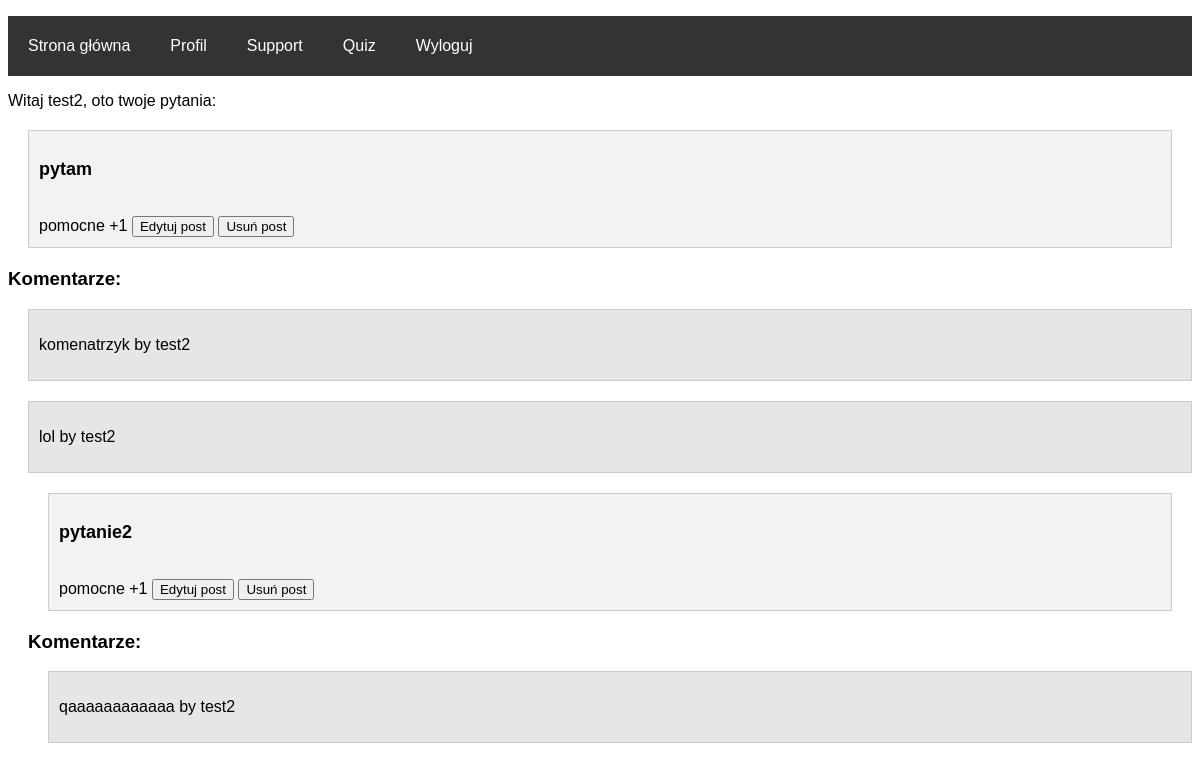
/account/questions/ (signed in), run on an earlier commit of the app's database.
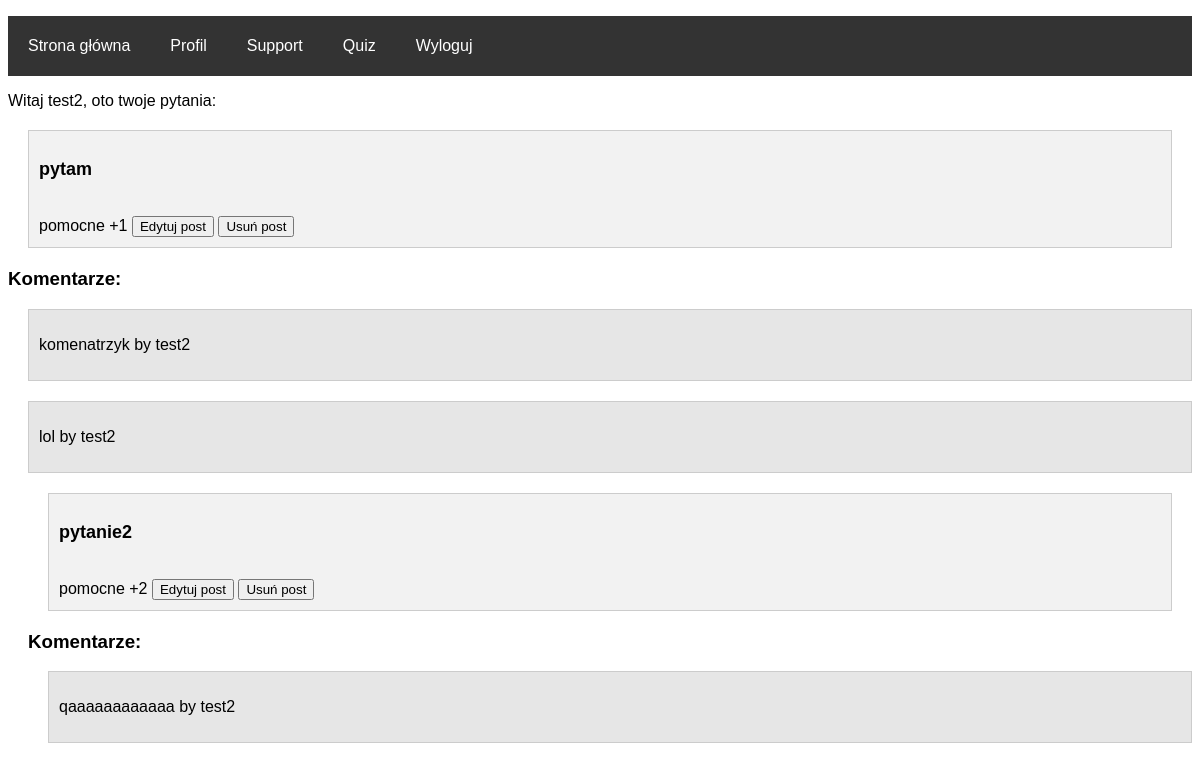
And on a later commit of the database.
### bool/models.py (models this page shows)
class Post(models.Model):
    question = models.TextField(max_length=200)
    answer = models.TextField(max_length=200)
    likes = models.ManyToManyField(Profile, related_name='likes')
    profile = models.ForeignKey(Profile, on_delete=models.CASCADE)
    created = models.DateTimeField(auto_now=True)
    image = models.ImageField(upload_to='images')
    saved = models.ManyToManyField(Profile, related_name="saved_post")

### bool/views.py (the view)
# urls.py: path('account/questions/', views.Questions.as_view()),
class Questions(View):
    def get(self, request):
        user_id = request.session.get('_auth_user_id')
        profile = Profile.objects.get(user_id=user_id)
        posts = Post.objects.filter(profile_id=profile)
        context = {"posts": posts}
        return render(request, 'questions.html', context)

### templates/questions.html (shortened to what this page needs)
<!DOCTYPE html>
{% load static %}  <link rel="stylesheet" href="{% static '/css/main_form.css' %}">
<html>
<html lang="en">
<head>
</head>
<body>
{% if user.is_authenticated %}
 <header>
    <nav class="navbar">
        <ul>
            <li><a href="{% url 'main' %}">Strona główna</a></li>
            <li><a href="{% url 'account' %}">Profil</a></li>
            <li><a href="{% url 'support' %}">Support</a></li>
            <li><a href="{% url 'quiz' %}">Quiz</a></li>
            <li><a href="{% url 'logout' %}">Wyloguj</a></li>
        </ul>
    </nav>
</header>
 {% endif %}
<a> Witaj {{ user.username }}, oto twoje pytania: </a>
{% for post in posts %}
<div class="post">
    <p class="question">{{ post.question }}</p>
    <br>
        <span class="like-count">pomocne +{{ post.likes.count }}</span>
        <button class="edit">Edytuj post</button>
        <button class="delete">Usuń post</button>
    </div>
    <h3>Komentarze:</h3>
    <div class="comments">
        {% for comment in post.post_comments.all %}
        <div class="comment">
            <p>{{ comment.text }} by {{ comment.profile.user.username }}</p>
            </div>
        {% endfor %}
{% endfor %}
</div>
</body>
</html>

What changed in the data, as far as the page shows it:
changed Post "pytanie2": likes.count "1" → "2"
